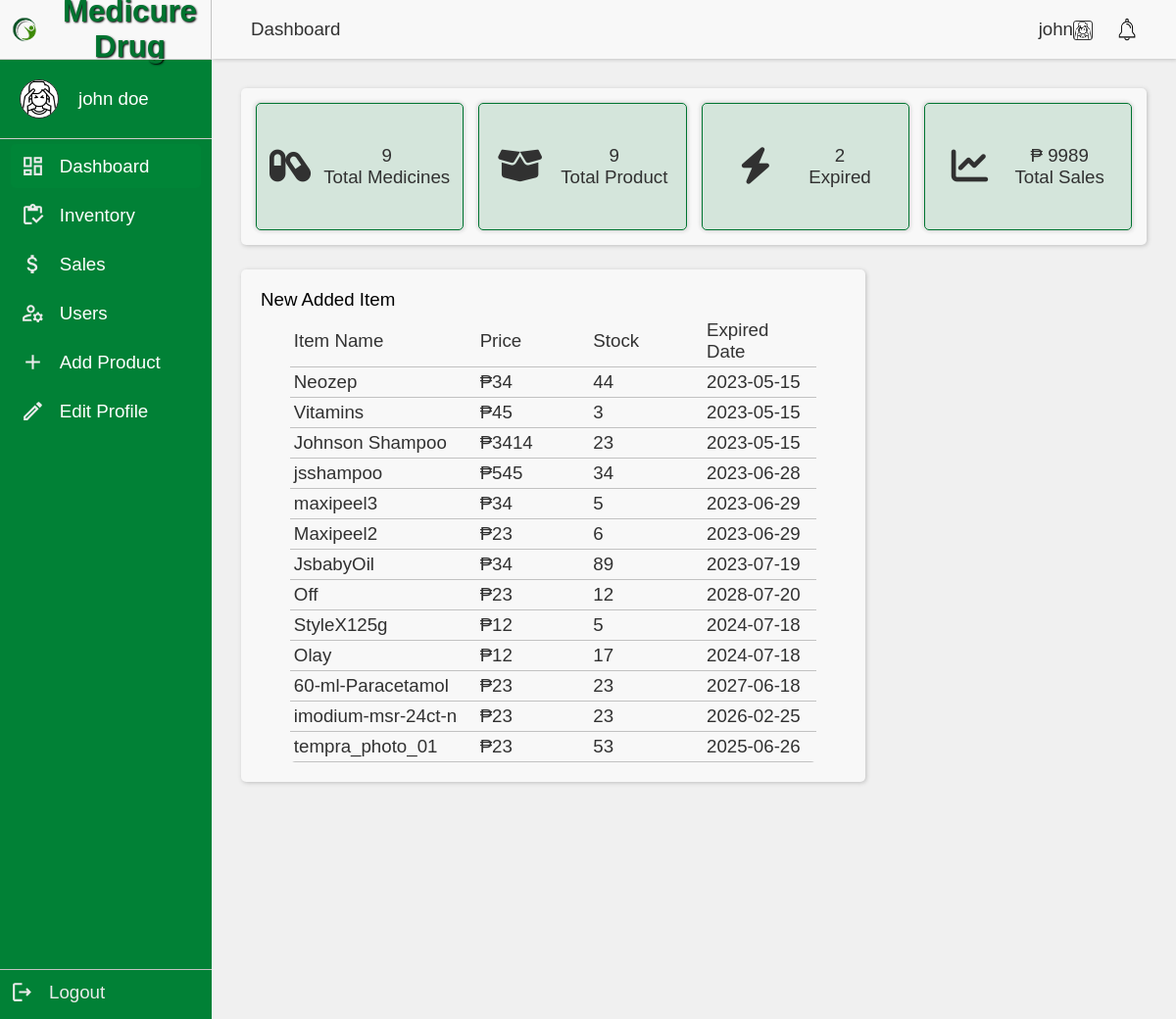
The page /pages/profile.php (signed in) on the database its author committed.
### tables this page shows
CREATE TABLE `signup` (
  `userId` int(11) NOT NULL,
  `userProfile` varchar(255) NOT NULL,
  `firstName` varchar(100) NOT NULL,
  `lastName` varchar(100) NOT NULL,
  `email` varchar(255) NOT NULL,
  `password` varchar(255) NOT NULL,
  `gender` enum('f','m','o') NOT NULL,
  `age` int(11) NOT NULL,
  `contact` bigint(11) NOT NULL,
  `role` varchar(100) NOT NULL
);

CREATE TABLE `product` (
  `productId` int(11) NOT NULL,
  `productName` varchar(255) NOT NULL,
  `productExpired` varchar(100) NOT NULL,
  `productQty` int(11) NOT NULL,
  `productType` enum('m','p') NOT NULL,
  `productImg` varchar(255) NOT NULL,
  `productPrice` int(11) NOT NULL,
  `productDescription` text NOT NULL,
  `stockType` enum('n','o','d','e') NOT NULL,
  `productSold` int(11) NOT NULL,
  `notificationType` enum('r','nr') NOT NULL
);

### pages/profile.php (the view, shortened to what this page needs)
<?php session_start();
include './connect.php';
$sql = "SELECT * FROM product WHERE productType = 'm' ";
$result = mysqli_query($conn, $sql);
$medicineType = mysqli_num_rows($result);
$sql2 = "SELECT * FROM product WHERE productType = 'p' ";
$result2 = mysqli_query($conn, $sql2);
$productType = mysqli_num_rows($result2);
$sql3 = "SELECT * FROM `product` WHERE stockType = 'e'";
$result3 = mysqli_query($conn, $sql3);
$totalExpired = mysqli_num_rows($result3);
$sql4 = "SELECT * FROM product";
$result4 = mysqli_query($conn, $sql4);
$totalSales = 0;
if (mysqli_num_rows($result4) > 0) {
    while ($rows = mysqli_fetch_assoc($result4)) {
        $totalSales += $rows['productPrice'];
    }
}
$userProf = $_SESSION['user'];
$sql6 = "SELECT * FROM signup WHERE email = '$userProf'";
$result6 = mysqli_query($conn, $sql6);
$userProfile = mysqli_num_rows($result6);
if (isset($_SESSION["user"])) {
    $user = $_SESSION['user'];
    $sql7 = "SELECT * FROM signUp WHERE email = '$user'";
    $result7 = mysqli_query($conn, $sql7);
    $row7 = mysqli_fetch_assoc($result7);
    $userProfile = $row7['userProfile'];
}
$sql9 = "SELECT * FROM product WHERE stockType = 'n' LIMIT 13";
$result9 = mysqli_query($conn, $sql9);
?>
<!DOCTYPE html>
<html lang="en">
<head>
    <link rel="stylesheet" href="https://cdnjs.cloudflare.com/ajax/libs/font-awesome/6.4.0/css/all.min.css">
    <link rel="stylesheet" href="../style/navbar.css" />
    <link rel="stylesheet" href="../style/sidenav.css" />
    <link rel="stylesheet" href="../style/profile.css" />
</head>
<body>
    <div class="admin-box">
        <div class="brand">
            <img src="../images/sample logo.png" alt="no image" />
            <a href="../index.php">Medicure Drug</a>
        </div>
        <div class="profile-pic">
            <img src="<?php echo '../profile/' . $row7['userProfile']; ?>" alt='<?php echo "profile"; ?>' class="user-image">
            <div>
                <?php echo $_SESSION['firstname'] . ' ' . $_SESSION['lastname']; ?>
            </div>
        </div>
        <a href="./profile.php" class="box dashboard">
            <div><img src="../assets/dashboard.svg" alt="dashboard" width="25px"></div>
            <div> Dashboard</div>
        </a>
        <a href="./admin_pages/inventory.php" class="box stock">
            <div><img src="../assets/inventory.svg" alt="dashboard" width="25px"></div>
            <div>Inventory</div>
        </a>
        <a href="./admin_pages/sales.php" class="box sales">
            <div><img src="../assets/sales.svg" alt="dashboard" width="25px"></div>
            <div>Sales</div>
        </a>
        <a href="./admin_pages/manageAccount.php" class="box manage-account">
            <div><img src="../assets/manageUsers.svg" alt="dashboard" width="25px"></div>
            <div>Users</div>
        </a>
        <a href="./admin_pages/addMedicine.php" class="box add-medicine">
            <div style="color: red;"><img src="../assets/addProduct.svg" alt="dashboard" width="25px" style="color: red;"></div>
            <div>Add Product</div>
        </a>
        <a href="./editProfile.php" class="box edit-profile">
            <div><img src="../assets/editProfile.svg" alt="dashboard" width="25px"></div>
            <div>Edit Profile</div>
        </a>
        <a href="./logout.php" class="box logout">
            <div><img src="../assets/logout.svg" alt="dashboard" width="25px"></div>
            <div>Logout</div>
        </a>
    </div>
    <div class="content-container">
        <nav>
            <div class="head-title">Dashboard</div>
            <ul>
                <li><a href="./profile.php"><?php echo $_SESSION['firstname']; ?><img src='../profile/<?php echo $userProfile; ?>' alt='User Profile' class='user-profile' /> </a></li>
                <li>
                    <div class="notif">
                        <img src="../assets/notif.svg" alt="home" width="20px" id="notifShow" onclick="loadDoc()">
    </div>
    </li>
    </ul>
    </nav>
    <div class="user-container">
        <div class="dashboard-content">
            <div class="box total-medicine">
                <div><i class="fa-solid fa-capsules fa-2xl" style="color: #313131;"></i></div>
                <div>
                    <h2>
                        <?php echo $medicineType; ?>
                    </h2>
                    <div>Total Medicines</div>
                </div>
            </div>
            <div class="box total-product">
                <div><i class="fa-solid fa-box-open fa-2xl" style="color: #313131;"></i></div>
                <div>
                    <h2>
                        <?php echo $productType; ?>
                    </h2>
                    <div>Total Product</div>
                </div>
            </div>
            <div class="box total-expired">
                <div><i class="fa-solid fa-bolt fa-2xl" style="color: #313131;"></i></div>
                <div>
                    <h2>
                        <?php echo $totalExpired; ?>
                    </h2>
                    <div>Expired</div>
                </div>
            </div>
            <div class=" box total-sales">
                <div><i class="fa-solid fa-chart-line fa-2xl" style="color: #313131;"></i></div>
                <div>
                    <h2>
                        <?php echo '₱' . ' ' . $totalSales; ?>
                    </h2>
                    <div>Total Sales</div>
                </div>
            </div>
        </div>
        <div class="down-side">
            <div class="new-stocklist">
                <div class="new-item">New Added Item</div>
                <table>
                    <tr>
                        <th>Item Name</th>
                        <th>Price</th>
                        <th>Stock</th>
                        <th>Expired Date</th>
                    </tr>
                    <?php if (mysqli_num_rows($result9) > 0) : ?>
                        <?php while ($rows = mysqli_fetch_assoc($result9)) : ?>
                            <tr>
                                <td>
                                    <?php echo $rows['productName']; ?>
                                </td>
                                <td>
                                    <?php echo '₱' . $rows['productPrice']; ?>
                                </td>
                                <td>
                                    <?php echo $rows['productQty']; ?>
                                </td>
                                <td>
                                    <?php echo $rows['productExpired']; ?>
                                </td>
                            </tr>
                        <?php endwhile; ?>
                    <?php endif; ?>
                </table>
            </div>
            <div class="total-user-graph">
            </div>
        </div>
    </div>
</body>
</html>

### style/navbar.css (style rules this page uses)
:root { --primary-color: #018136; --primarys-color: #4ac29025; --black-color: #000; --white-color: #f0f0f0; --bg-shadow: #686868; }
* { font-size: 1.8vh; font-family: "Franklin Gothic Medium", "Arial Narrow", Arial, sans-serif; font-weight: 100; }
.user-profile { width: 20px !important; vertical-align: middle !important; background-color: #fff !important; border-radius: 3px !important; border: 1px solid #313131 !important; }
nav { cursor: pointer; height: 60px; display: flex; flex-wrap: wrap; justify-content: space-around; align-items: center; background-color: transparent; box-shadow: 0px 0px 4px var(--bg-shadow); width: 100%; }
nav ul { width: 28%; height: 40px; display: flex; align-items: center; justify-content: center; gap: 25px; }
nav ul li { list-style: none; text-decoration: none; color: var(--white-color); transition: 0.3s ease; position: relative; }
nav ul li a { color: #313131; text-decoration: none; border-radius: 3px; }
nav ul li::after { content: ""; width: 100%; height: 1px; background: var(--primary-color); position: absolute; bottom: -4px; left: 0; transform: scaleX(0); transform-origin: left; transition: 0.3s ease-in-out; }

### style/sidenav.css (style rules this page uses)
:root { --primary-color: #007430; --black-color: #000; --white-color: #fff; --bg-shadow: #6d6d6d; }
* { font-size: 1.8vh; }
.content-container { width: 82%; height: 100vh; }
body { background-color: #f0f0f0; }
nav { width: 100%; background-color: #f8f8f8 !important; align-items: center; justify-content: space-between !important; margin-inline: auto; padding-inline: 40px; color: #313131; box-shadow: 1px 1px 4px #c3c3c3 !important; }
nav ul { height: 0; width: auto !important; align-items: center; }
nav ul li a { color: #313131 !important; }
.brand { display: flex; align-items: center; width: 100%; height: 60px; border-right: 1px solid #c3c3c3; background-color: #f8f8f8; }
.brand img { width: 50px; }
.brand a { color: var(--primary-color); text-shadow: 1px 1px 2px var(--black-color); text-decoration: none; font-size: 3vh; font-weight: bold; text-align: center; }
.admin-box { position: relative; display: flex; flex-direction: column; align-items: center; width: 18%; height: 100vh; color: #fff !important; background-color: #018136; font-size: 2vh; }
.profile-pic { display: flex; align-items: center; width: 100%; font-size: 2vh !important; gap: 20px; margin-bottom: 5px; border-block: 1px solid #ccc; color: inherit; padding: 20px; }
.profile-pic .user-image { width: 40px; border-radius: 50%; border: #313131 solid 1px; background-color: #fff; }
.admin-box .box { display: flex; text-align: center; width: 90%; align-items: center; padding: 10px; text-decoration: none; color: inherit; margin-bottom: 5px; gap: 15px; }
.admin-box .box:last-child { border-top: #c3c3c3 1px solid; position: absolute; bottom: 0; color: #ebebeb; width: 100%; }
.user-profile { width: 20px; vertical-align: middle; border: 1px solid #303030; border-radius: 5px; }
img { vertical-align: middle; }
.notif { position: relative; cursor: pointer; }
.head-title { color: #313131 !important; }
table { border-collapse: collapse; width: 90%; color: var(--text-color); cursor: pointer; border-radius: 5px; overflow: hidden; font-size: 2vh; margin-inline: auto; }
table th { padding-top: 12px; padding-bottom: 12px; text-align: left; color: #333; }
table td, table th { border-bottom: 1px solid #9c9c9c; padding: 4px; margin-inline:auto; width: 15%; }

### rows shown on the page
signup: userProfile (picture)
product: productName "Neozep", productPrice "34", productQty "44", productExpired "2023-05-15"
product: productName "Vitamins", productPrice "45", productQty "3", productExpired "2023-05-15"
product: productName "Johnson Shampoo", productPrice "3414", productQty "23", productExpired "2023-05-15"
product: productName "jsshampoo", productPrice "545", productQty "34", productExpired "2023-06-28"
product: productName "maxipeel3", productPrice "34", productQty "5", productExpired "2023-06-29"
product: productName "Maxipeel2", productPrice "23", productQty "6", productExpired "2023-06-29"
product: productName "JsbabyOil", productPrice "34", productQty "89", productExpired "2023-07-19"
product: productName "Off", productPrice "23", productQty "12", productExpired "2028-07-20"
product: productName "StyleX125g", productPrice "12", productQty "5", productExpired "2024-07-18"
product: productName "Olay", productPrice "12", productQty "17", productExpired "2024-07-18"
product: productName "60-ml-Paracetamol", productPrice "23", productQty "23", productExpired "2027-06-18"
product: productName "imodium-msr-24ct-n", productPrice "23", productQty "23", productExpired "2026-02-25"
product: productName "tempra_photo_01", productPrice "23", productQty "53", productExpired "2025-06-26"

### other values the page prints
$_SESSION['firstname'] "john"
$_SESSION['lastname'] "doe"
$medicineType "9"
$productType "9"
$totalExpired "2"
$totalSales "9989"
